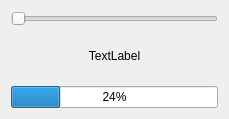
<?xml version="1.0" encoding="UTF-8"?>
<ui version="4.0">
 <class>Dialog</class>
 <widget class="QDialog" name="Dialog">
  <property name="geometry">
   <rect>
    <x>0</x>
    <y>0</y>
    <width>229</width>
    <height>119</height>
   </rect>
  </property>
  <property name="windowTitle">
   <string>Dialog</string>
  </property>
  <layout class="QVBoxLayout" name="verticalLayout">
   <item>
    <widget class="QSlider" name="horizontalSlider">
     <property name="orientation">
      <enum>Qt::Horizontal</enum>
     </property>
    </widget>
   </item>
   <item>
    <widget class="QLabel" name="label">
     <property name="text">
      <string>TextLabel</string>
     </property>
     <property name="alignment">
      <set>Qt::AlignCenter</set>
     </property>
    </widget>
   </item>
   <item>
    <widget class="QProgressBar" name="progressBar">
     <property name="value">
      <number>24</number>
     </property>
     <property name="textVisible">
      <bool>true</bool>
     </property>
    </widget>
   </item>
  </layout>
 </widget>
 <layoutdefault spacing="6" margin="11"/>
 <resources/>
 <connections/>
</ui>
